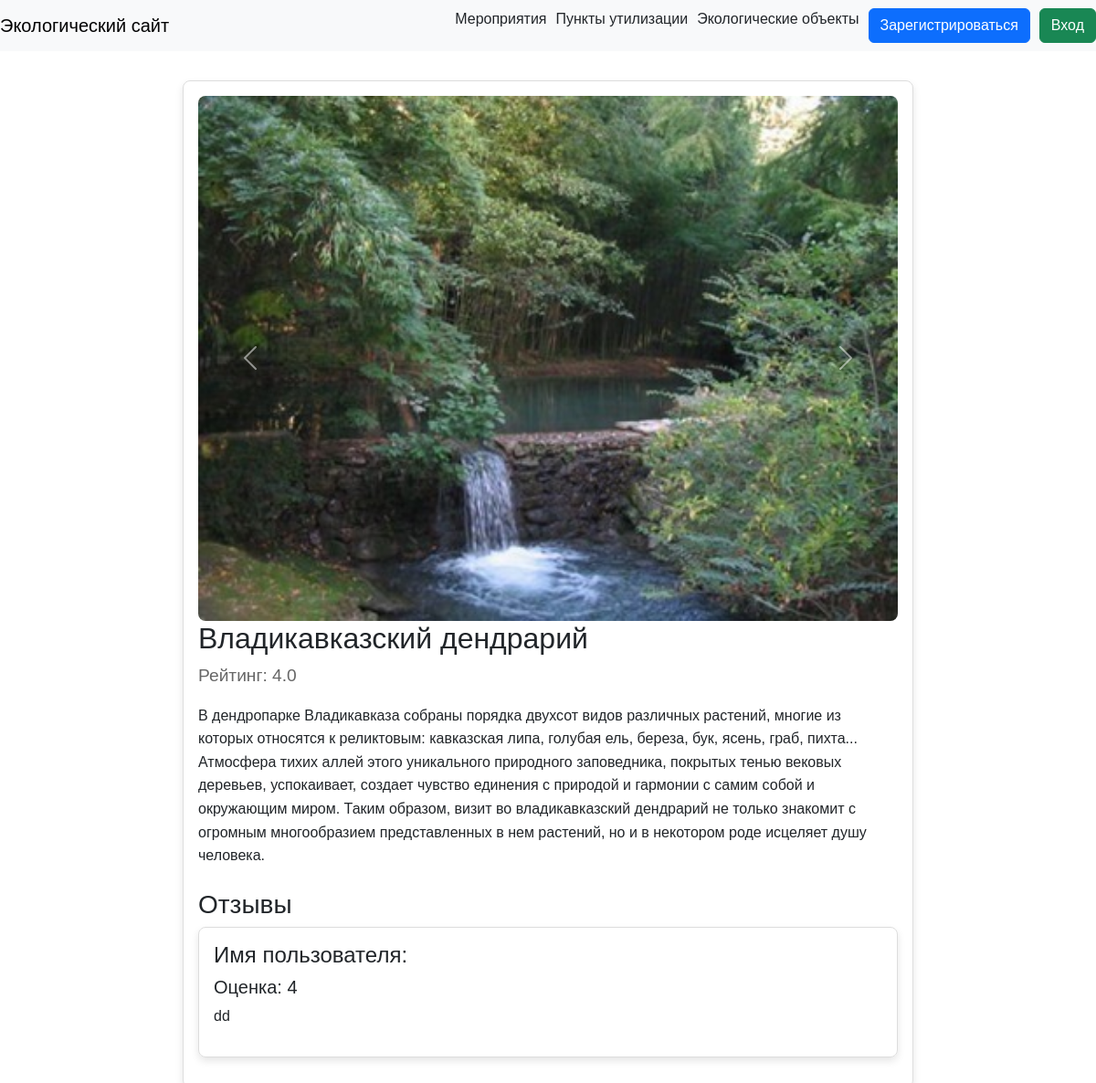
Page /object/3 on the committed database.
### data/objects.py (models this page shows)
class Object(SqlAlchemyBase, UserMixin, SerializerMixin):
    __tablename__ = 'objects'
    id = sqlalchemy.Column(sqlalchemy.Integer,
                           primary_key=True, autoincrement=True)
    title = sqlalchemy.Column(sqlalchemy.String)
    address = sqlalchemy.Column(sqlalchemy.String, nullable=True)
    rating = sqlalchemy.Column(sqlalchemy.Float, nullable=True)
    phone = sqlalchemy.Column(sqlalchemy.String, nullable=True)
    images = sqlalchemy.Column(sqlalchemy.String, nullable=True)
    category_id = sqlalchemy.Column(sqlalchemy.Integer, sqlalchemy.ForeignKey('categories.id'))
    website = sqlalchemy.Column(sqlalchemy.String, nullable=True)
    description = sqlalchemy.Column(sqlalchemy.String, nullable=True)
    maps_url = sqlalchemy.Column(sqlalchemy.String, nullable=True)
    reviews_id = sqlalchemy.Column(sqlalchemy.String, nullable=True)

### data/reviews.py (models this page shows)
class Review(SqlAlchemyBase, UserMixin, SerializerMixin):
    __tablename__ = 'reviews'
    id = sqlalchemy.Column(sqlalchemy.Integer,
                           primary_key=True, autoincrement=True)
    rating = sqlalchemy.Column(sqlalchemy.Integer)
    text = sqlalchemy.Column(sqlalchemy.String, nullable=True)
    object_id = sqlalchemy.Column(sqlalchemy.Integer,
                            sqlalchemy.ForeignKey("objects.id"))
    user_id = sqlalchemy.Column(sqlalchemy.Integer,
                             sqlalchemy.ForeignKey("users.id"))
    images = sqlalchemy.Column(sqlalchemy.String, nullable=True)

### server.py (the view)
@app.route('/object/<int:id>', methods=['GET', 'POST'])
def object(id):
    db_sess = db_session.create_session()
    object = db_sess.query(Object).filter(Object.id == id).first()
    images = object.images.split(', ')
    feedbacks = db_sess.query(Review).filter(Review.object_id == id).all()
    if current_user.is_authenticated:
        return render_template('object.html', object=object, images=images, name=current_user.name, reviews=feedbacks)
    else:
        return render_template('object.html', object=object, images=images, reviews=feedbacks)

### data/db_session.py (called while the page is built)
def create_session() -> Session:
    global __factory
    return __factory()

### templates/object.html (shortened to what this page needs)
{% extends "base.html" %}
{% block content %}
<div id="carouselExample" class="carousel slide">
    <div class="carousel-inner">
        {% for image in images %}
        <div class="carousel-item {% if loop.first %}active{% endif %}">
            <img src="../static/images/{{ image }}" class="d-block w-100" alt="...">
        </div>
        {% endfor %}
    </div>
    <button class="carousel-control-prev" type="button" data-bs-target="#carouselExample" data-bs-slide="prev">
        <span class="carousel-control-prev-icon" aria-hidden="true"></span>
    </button>
    <button class="carousel-control-next" type="button" data-bs-target="#carouselExample" data-bs-slide="next">
        <span class="carousel-control-next-icon" aria-hidden="true"></span>
    </button>
</div>
<h1 class="object-title">{{ object.title }}</h1>
<div class="object-rating">
    Рейтинг: <span id="rating">{{ object.rating }}</span>
</div>
<p class="object-description">
    {{ object.description }}
</p>
<div class="reviews">
    <h3>Отзывы</h3>
    {% for review in reviews %}
    <div class="review-card">
        <h4>Имя пользователя: {{ current_user.name }}</h4>
        <h5>Оценка: {{ review.rating }}</h5>
        <p>{{ review.text }}</p>
    </div>
    {% endfor %}
</div>
{% endblock %}

### static/css/style.css (style rules this page uses)
body { font-family: Arial, sans-serif; margin: 0; padding: 0; }

### templates/object.html (style rules this page uses)
.object-title { font-size: 2rem; margin-bottom: 0.5rem; }
.object-rating { font-size: 1.2rem; color: #666; margin-bottom: 1rem; }
.object-description { line-height: 1.6; margin-bottom: 1.5rem; }
.carousel-item img { width: 100%; border-radius: 8px; }
.review-card { border: 1px solid #ddd; border-radius: 8px; padding: 1rem; margin-bottom: 1rem; box-shadow: 0 4px 8px rgba(0, 0, 0, 0.1); }
.review-card h5 { margin-bottom: 0.5rem; }

### rows in the picture
Object: images (picture), title "Владикавказский дендрарий", rating "4.0", description "В дендропарке Владикавказа собраны порядка двухсот видов различных растений, многие из которых относятся к реликтовым: кавказская липа, голубая ель, береза, бук, ясень, граб, пихта... Атмосфера тихих аллей этого уникального природного заповедника, покрытых тенью вековых деревьев, успокаивает, создает чувство единения с природой и гармонии с самим собой и окружающим миром. Таким образом, визит во владикавказский дендрарий не только знакомит с огромным многообразием представленных в нем растений, но и в некотором роде исцеляет душу человека."
Review: rating "4", text "dd"
